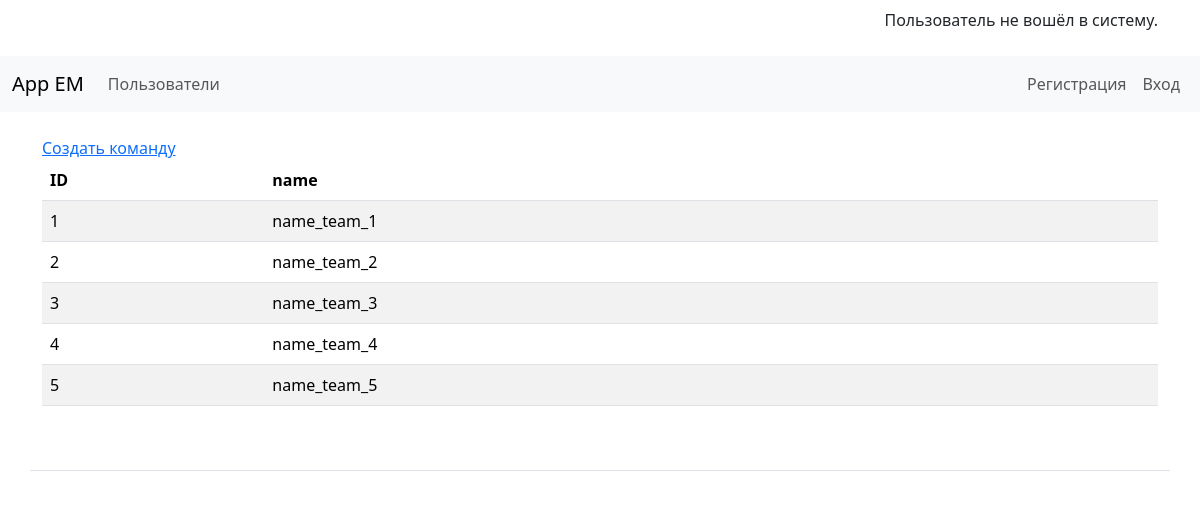
The app's page /teams, older data.
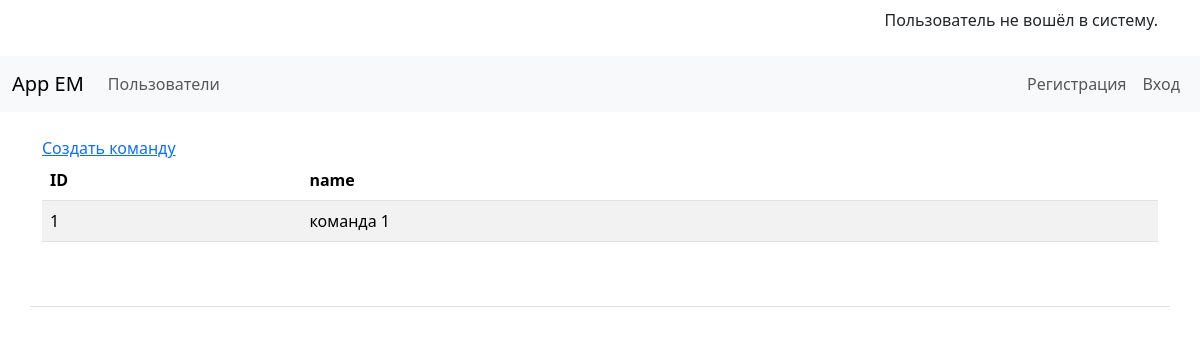
The same page, newer data.
### app/teams/models.py (models this page shows)
class TeamModel(Base):
    __tablename__ = "teams"
    id = Column(Integer, primary_key=True, index=True)
    name = Column(String, unique=True)

### app/teams/router.py (the view)
@router.get("/teams", response_model=List[TeamSchema])
async def get_teams(
    request: Request,
    user_data: UserModel = Depends(get_current_user),
    db: Session = Depends(get_db),
):
    teams_data = db.query(TeamModel).all()
    return templates.TemplateResponse(
        request=request,
        name="teams/teams.html",
        context={"teams_data": teams_data, "current_user": user_data},
    )

### app/templates/teams/teams.html (shortened to what this page needs)
{% extends 'base.html' %}
{% block content %}
{% if not current_user.team_id %}
<a href='/add_team'>Создать команду</a>
{% endif %}
<table class="table table-striped">
    <thead>
      <tr>
        <th>ID</th>
        <th>name</th>
        <th></th>
      </tr>
    </thead>
    <tbody>
      {% for team in teams_data %}
        <tr>
          <td>{{ team.id }}</td>
          <td>{{ team.name }}</td>
          <td>
          </td>
        </tr>
      {% endfor %}
    </tbody>
  </table>
{% endblock %}

Row changes from the older to the newer data that the page shows:
removed TeamModel: id "2", name "name_team_2"
removed TeamModel: id "3", name "name_team_3"
removed TeamModel: id "4", name "name_team_4"
removed TeamModel: id "5", name "name_team_5"
changed TeamModel id 1: name "name_team_1" → "команда 1"
